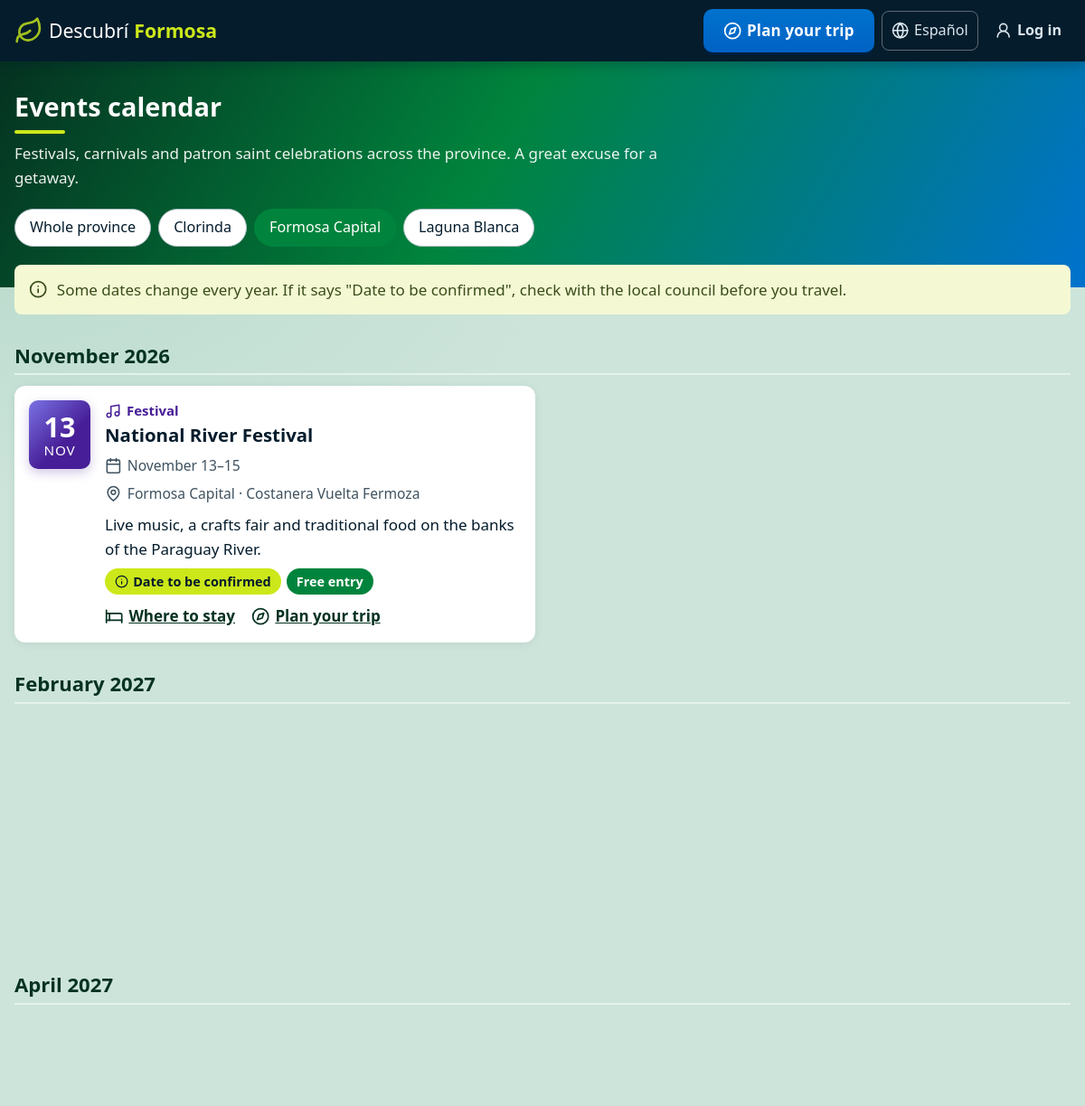
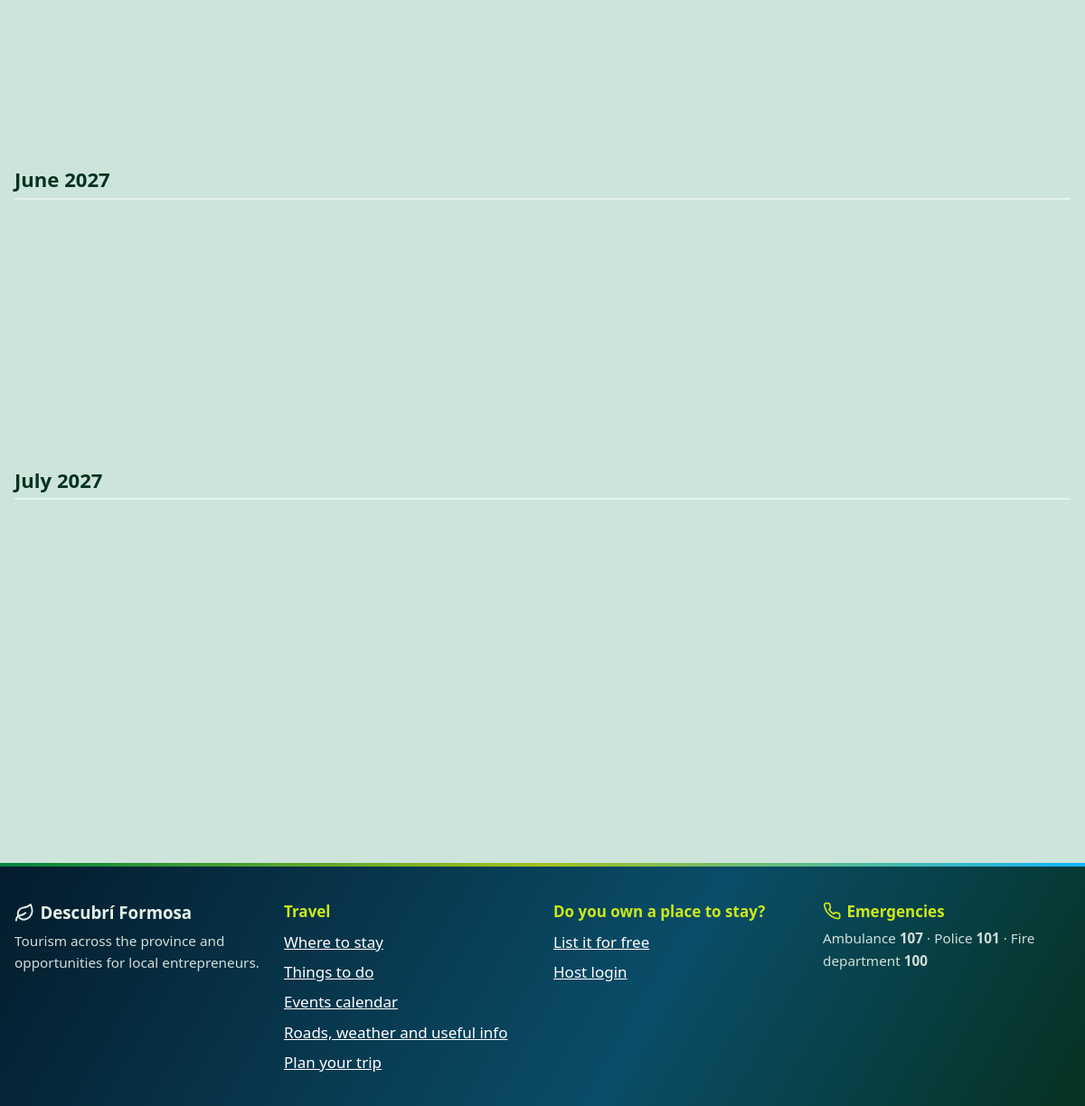
Screenshot of /eventos.php?localidad=1 with the database file from the repository (2 pictures, top to bottom).
### tables this page shows
CREATE TABLE localidades (
    id           INT UNSIGNED AUTO_INCREMENT PRIMARY KEY,
    nombre       VARCHAR(100) NOT NULL,
    slug         VARCHAR(100) NOT NULL UNIQUE,
    descripcion  TEXT,
    descripcion_en TEXT NULL,
    lat          DECIMAL(9,6) NOT NULL,
    lng          DECIMAL(9,6) NOT NULL,
    imagen       VARCHAR(255) NULL,
    es_destino   TINYINT(1) NOT NULL DEFAULT 1
);

CREATE TABLE eventos (
    id                INT UNSIGNED AUTO_INCREMENT PRIMARY KEY,
    localidad_id      INT UNSIGNED NOT NULL,
    nombre            VARCHAR(150) NOT NULL,
    nombre_en         VARCHAR(150) NULL,
    tipo              ENUM('fiesta','carnaval','religioso','cultural') NOT NULL,
    descripcion       TEXT NOT NULL,
    descripcion_en    TEXT NULL,
    lugar             VARCHAR(150) NULL,
    fecha_desde       DATE NOT NULL,
    fecha_hasta       DATE NOT NULL,
    fecha_confirmada  TINYINT(1) NOT NULL DEFAULT 0,
    gratis            TINYINT(1) NOT NULL DEFAULT 1,
    CONSTRAINT fk_evento_localidad FOREIGN KEY (localidad_id) REFERENCES localidades(id),
    INDEX idx_eventos_fecha (fecha_hasta)
);

### includes/idioma.php (called while the page is built, shortened)
<?php
function idioma(): string
{
    static $idioma = null;
    if ($idioma !== null) {
        return $idioma;
    }
    $navegador = strtolower(substr($_SERVER['HTTP_ACCEPT_LANGUAGE'] ?? '', 0, 2));
    return $idioma = $navegador === 'en' ? 'en' : 'es';
}
function diccionario(): array
{
    static $dic = null;
    return $dic ??= idioma() === 'en' ? require __DIR__ . '/../lang/en.php' : [];
}
function t(string $texto, array $vars = []): string
{
    $texto = diccionario()[$texto] ?? $texto;
    return $texto;
}
function traducido(array $fila, string $campo): string
{
    if (idioma() === 'en' && !empty($fila[$campo . '_en'])) {
        return $fila[$campo . '_en'];
    }
    return (string) ($fila[$campo] ?? '');
}

### config/db.php (called while the page is built, shortened)
<?php
function db(): PDO
{
    static $pdo = null;
    if ($pdo === null) {
        $dsn = 'mysql:host=' . DB_HOST . ';dbname=' . DB_NAME . ';charset=utf8mb4';
        $pdo = new PDO($dsn, DB_USER, DB_PASS, [
            PDO::ATTR_ERRMODE            => PDO::ERRMODE_EXCEPTION,
            PDO::ATTR_DEFAULT_FETCH_MODE => PDO::FETCH_ASSOC,
            PDO::ATTR_EMULATE_PREPARES   => false,
        ]);
    }
    return $pdo;
}

### includes/eventos.php (the view, shortened to what this page needs)
<?php
require_once __DIR__ . '/funciones.php';
function proximos_eventos(int $limite = 0, int $localidad = 0): array
{
    $sql = "SELECT e.*, l.nombre AS localidad
            FROM eventos e JOIN localidades l ON l.id = e.localidad_id
            WHERE e.fecha_hasta >= CURDATE()" . ($localidad ? ' AND e.localidad_id = ?' : '') . "
            ORDER BY e.fecha_desde, e.nombre" . ($limite ? " LIMIT $limite" : '');
    $stmt = db()->prepare($sql);
    $stmt->execute($localidad ? [$localidad] : []);
    return $stmt->fetchAll();
}
function rango_fechas(string $desde, string $hasta): string
{
    if ($desde === $hasta) {
        return fecha_larga($desde);
    }
    [$d1, $d2] = [strtotime($desde), strtotime($hasta)];
    $mismoMes = date('Y-m', $d1) === date('Y-m', $d2);
    if (idioma() === 'en') {
        return $mismoMes ? date('F j', $d1) . '–' . date('j', $d2) : date('F j', $d1) . ' – ' . date('F j', $d2);
    }
    return $mismoMes
        ? date('j', $d1) . ' al ' . fecha_larga($hasta)
        : fecha_larga($desde) . ' al ' . fecha_larga($hasta);
}
function html_evento(array $ev): string
{
    $tipo  = TIPOS_EVENTO[$ev['tipo']];
    $desde = strtotime($ev['fecha_desde']);
    $mes   = idioma() === 'en' ? date('M', $desde) : mb_substr(MESES_ES[date('n', $desde) - 1], 0, 3);
    $enCurso = $ev['fecha_desde'] <= date('Y-m-d');
    ob_start(); ?>
    <article class="evento">
        <div class="evento__fecha" aria-hidden="true">
            <span class="evento__dia"><?= date('j', $desde) ?></span>
            <span class="evento__mes"><?= e($mes) ?></span>
        </div>
        <div class="evento__cuerpo">
            <p class="evento__tipo"><?= icono($tipo['icono']) ?> <?= e(t($tipo['nombre'])) ?></p>
            <h3 class="evento__nombre"><?= e(traducido($ev, 'nombre')) ?></h3>
            <p class="datos-icono">
                <span class="dato-icono"><?= icono('calendario') ?> <?= e(rango_fechas($ev['fecha_desde'], $ev['fecha_hasta'])) ?></span>
                <span class="dato-icono"><?= icono('ubicacion') ?> <?= e($ev['localidad']) ?><?= $ev['lugar'] ? ' · ' . e($ev['lugar']) : '' ?></span>
            </p>
            <p class="evento__descripcion"><?= e(traducido($ev, 'descripcion')) ?></p>
            <p class="evento__etiquetas">
                <?php if (!$ev['fecha_confirmada']): ?>
                    <span class="badge badge--aviso" title="<?= e(t('Consultá la fecha exacta con el municipio antes de viajar.')) ?>"><?= icono('info') ?> <?= e(t('Fecha a confirmar')) ?></span>
                <?php endif; ?>
                <?php if ($ev['gratis']): ?><span class="badge"><?= e(t('Entrada libre')) ?></span><?php endif; ?>
            </p>
            <div class="evento__links">
                <a href="<?= url('alojamientos.php?localidad=' . $ev['localidad_id']) ?>"><?= icono('cama') ?> <?= e(t('Dónde dormir')) ?></a>
                <a href="<?= url('planificador.php') ?>"><?= icono('brujula') ?> <?= e(t('Armá tu viaje')) ?></a>
            </div>
        </div>
    </article>
    <?php
    return ob_get_clean();
}

### includes/funciones.php (shortened to what this page needs)
<?php
require_once __DIR__ . '/../config/db.php';
require_once __DIR__ . '/idioma.php';
function e(?string $texto): string
{
    return htmlspecialchars($texto ?? '', ENT_QUOTES, 'UTF-8');
}
function url(string $ruta = ''): string
{
    return BASE_URL . '/' . ltrim($ruta, '/');
}
function icono(string $nombre, string $clase = ''): string
{
    return '<svg class="icono ' . $clase . '" aria-hidden="true" focusable="false"><use href="'
        . url('assets/img/iconos.svg') . '#i-' . $nombre . '"></use></svg>';
}

### eventos.php (shortened to what this page needs)
<?php
require_once __DIR__ . '/includes/eventos.php';
$localidades = db()->query("
    SELECT DISTINCT l.id, l.nombre FROM localidades l JOIN eventos e ON e.localidad_id = l.id
    WHERE e.fecha_hasta >= CURDATE() ORDER BY l.nombre
")->fetchAll();
$localidad = (int) ($_GET['localidad'] ?? 0);
$eventos   = proximos_eventos(0, $localidad);
$porMes = [];
foreach ($eventos as $ev) {
    $ts = strtotime($ev['fecha_desde'] < date('Y-m-d') ? date('Y-m-d') : $ev['fecha_desde']);
    $porMes[ucfirst(nombre_mes((int) date('n', $ts))) . ' ' . date('Y', $ts)][] = $ev;
}
require __DIR__ . '/includes/header.php';
?>
<section class="seccion">
    <div class="contenedor">
        <h1 class="seccion__titulo"><?= e(t('Calendario de eventos')) ?></h1>
        <p class="seccion__intro">
            <?= e(t('Fiestas populares, carnavales y fiestas patronales de toda la provincia. Son una gran excusa para una escapada.')) ?>
        </p>
        <?php if ($localidades): ?>
            <nav class="chips eventos__filtro" aria-label="<?= e(t('Filtrar por localidad')) ?>">
                <a href="<?= url('eventos.php') ?>" class="chip <?= $localidad ? '' : 'activo' ?>"><?= e(t('Toda la provincia')) ?></a>
                <?php foreach ($localidades as $l): ?>
                    <a href="<?= url('eventos.php?localidad=' . $l['id']) ?>" class="chip <?= $localidad === (int) $l['id'] ? 'activo' : '' ?>"><?= e($l['nombre']) ?></a>
                <?php endforeach; ?>
            </nav>
        <?php endif; ?>
        <div class="alerta alerta--aviso">
            <?= icono('info') ?>
            <span><?= e(t('Algunas fechas cambian cada año. Si dice "Fecha a confirmar", consultá con el municipio antes de viajar.')) ?></span>
        </div>
        <?php foreach ($porMes as $mes => $lista): ?>
            <h2 class="eventos__mes"><?= e($mes) ?></h2>
            <div class="eventos__lista">
                <?php foreach ($lista as $ev): ?>
                    <?= html_evento($ev) ?>
                <?php endforeach; ?>
            </div>
        <?php endforeach; ?>
    </div>
</section>
<?php require __DIR__ . '/includes/footer.php'; ?>

### assets/css/estilos.css (style rules this page uses)
:root { --verde: #00843D; --verde-oscuro: #053221; --verde-medio: #2E8B29; --oliva: #3B4D1B; --lima: #A3C11E; --lima-claro: #CCE81A; --azul: #0072CE; --azul-oscuro: #0062C4; --azul-noche: #001F3F; --petroleo: #0A4D68; --noche: #041C2C; --celeste: #12B5FB; --violeta: #471E97; --lavanda: #7A73E4; --verde-claro: #e3f3ea; --azul-claro: #e5f1fb; --violeta-claro: #efedfc; --lima-suave: #f4f9d4; --texto: var(--noche); --texto-suave: #3f5260; --fondo: #cde4db; --blanco: #ffffff; --borde: #cdd9dc; --rojo: #b83227; --estrella: var(--verde-medio); --radio: 12px; --sombra: 0 2px 10px rgba(0, 0, 0, .07); --sombra-alta: 0 10px 28px rgba(5, 50, 33, .16); --degradado: linear-gradient(120deg, #053221 0%, #00843D 45%, #0072CE 100%); --degradado-acento: linear-gradient(135deg, #0072CE 0%, #0062C4 100%); --degradado-festivo: linear-gradient(135deg, #7A73E4 0%, #471E97 60%); --degradado-linea: linear-gradient(90deg, #00843D 0%, #A3C11E 50%, #12B5FB 100%); }
* { box-sizing: border-box; }
html { font-size: 106.25%; }
body { margin: 0; font-family: system-ui, -apple-system, "Segoe UI", Roboto, sans-serif; color: var(--texto); background: var(--fondo); line-height: 1.6; }
a { color: var(--verde-oscuro); }
.con-banda main > .seccion:first-child > .contenedor > .seccion__titulo, .con-banda main > .seccion:first-child > .contenedor > .seccion__intro, .con-banda main > .seccion:first-child > .contenedor > .volver { color: var(--blanco); }
.con-banda main > .seccion:first-child > .contenedor > .seccion__intro { opacity: .92; }
.con-banda main > .seccion:first-child > .contenedor > .seccion__titulo::after { background: var(--lima-claro); }
h1, h2, h3 { line-height: 1.25; }
.contenedor { width: 100%; max-width: 1200px; margin: 0 auto; padding: 0 16px; }
.icono { width: 1.2em; height: 1.2em; flex-shrink: 0; vertical-align: -0.22em; fill: none; stroke: currentColor; stroke-width: 2; stroke-linecap: round; stroke-linejoin: round; }
.logo__icono { color: var(--lima); width: 1.5em; height: 1.5em; }
.seccion { padding: 32px 0; }
.seccion__titulo { margin: 0 0 8px; font-size: 1.7rem; }
.seccion__titulo::after { content: ''; display: block; width: 56px; height: 4px; margin-top: 8px; border-radius: 4px; background: var(--degradado-linea); }
.seccion__intro { margin: 0 0 20px; color: var(--texto-suave); max-width: 720px; }
.dato-icono { display: inline-flex; align-items: center; gap: 6px; }
.datos-icono { display: flex; flex-wrap: wrap; gap: 6px 16px; font-size: .92rem; color: var(--texto-suave); margin: 8px 0 0; }
.badge { display: inline-flex; align-items: center; gap: 5px; font-size: .85rem; font-weight: 700; padding: 3px 11px; border-radius: 999px; background: var(--verde); color: var(--blanco); }
.badge .icono { width: 1.05em; height: 1.05em; }
.badge--aviso { background: var(--lima-claro); color: var(--noche); }
.alerta { padding: 14px 16px; border-radius: 8px; margin-bottom: 16px; background: var(--verde-claro); color: var(--verde-oscuro); }
.alerta > .icono { margin-right: 6px; }
.alerta--aviso { background: var(--lima-suave); color: var(--oliva); }
.chips { display: flex; flex-wrap: wrap; gap: 8px; }
.chip { position: relative; display: inline-flex; align-items: center; gap: 6px; min-height: 42px; font: inherit; font-size: .95rem; padding: 6px 16px; border-radius: 999px; border: 1px solid #aebfc6; background: var(--blanco); color: var(--texto); cursor: pointer; user-select: none; }
.chip.activo, .chip:has(input:checked) { background: var(--verde); border-color: var(--verde); color: var(--blanco); }

### assets/css/animaciones.css (style rules this page uses)
.aparece.aparece { opacity: 0; transform: translateY(18px); transition: opacity .5s ease-out, transform .5s ease-out; transition-delay: var(--retraso, 0ms); }
.aparece.aparece--visible { opacity: 1; transform: none; }
.chip { transition: background .2s, border-color .2s, color .2s, transform .15s; }
.btn, .chip { position: relative; overflow: hidden; }
.chip.activo, .chip:has(input:checked) { animation: pop .3s ease-out; }
.js-anim .seccion__titulo::after { width: 0; transition: width .8s .2s ease-out; }
.js-anim .seccion__titulo.visto::after { width: 56px; }

### rows the page displays
localidades: nombre "Clorinda"
localidades: nombre "Formosa Capital"
localidades: nombre "Laguna Blanca"
eventos: fecha_desde "13", fecha_desde "NOV", tipo "Festival", nombre_en "National River Festival", rango_fechas($ev['fecha_desde'], $ev['fecha_hasta']) "November 13–15", localidad.nombre "Formosa Capital", lugar "Costanera Vuelta Fermoza", descripcion_en "Live music, a crafts fair and traditional food on the banks of the Paraguay River."

### other values shown
t('Armá tu viaje') "Plan your trip"
IDIOMAS[$otroIdioma] "Español"
t('Iniciar sesión') "Log in"
t('Calendario de eventos') "Events calendar"
t('Toda la provincia') "Whole province"
$mes "November 2026"
$mes "February 2027"
$mes "April 2027"
$mes "June 2027"
$mes "July 2027"
t('Para viajar') "Travel"
t('Dónde dormir') "Where to stay"
t('Qué hacer') "Things to do"
t('Rutas, clima y datos útiles') "Roads, weather and useful info"
t('¿Tenés un alojamiento?') "Do you own a place to stay?"
